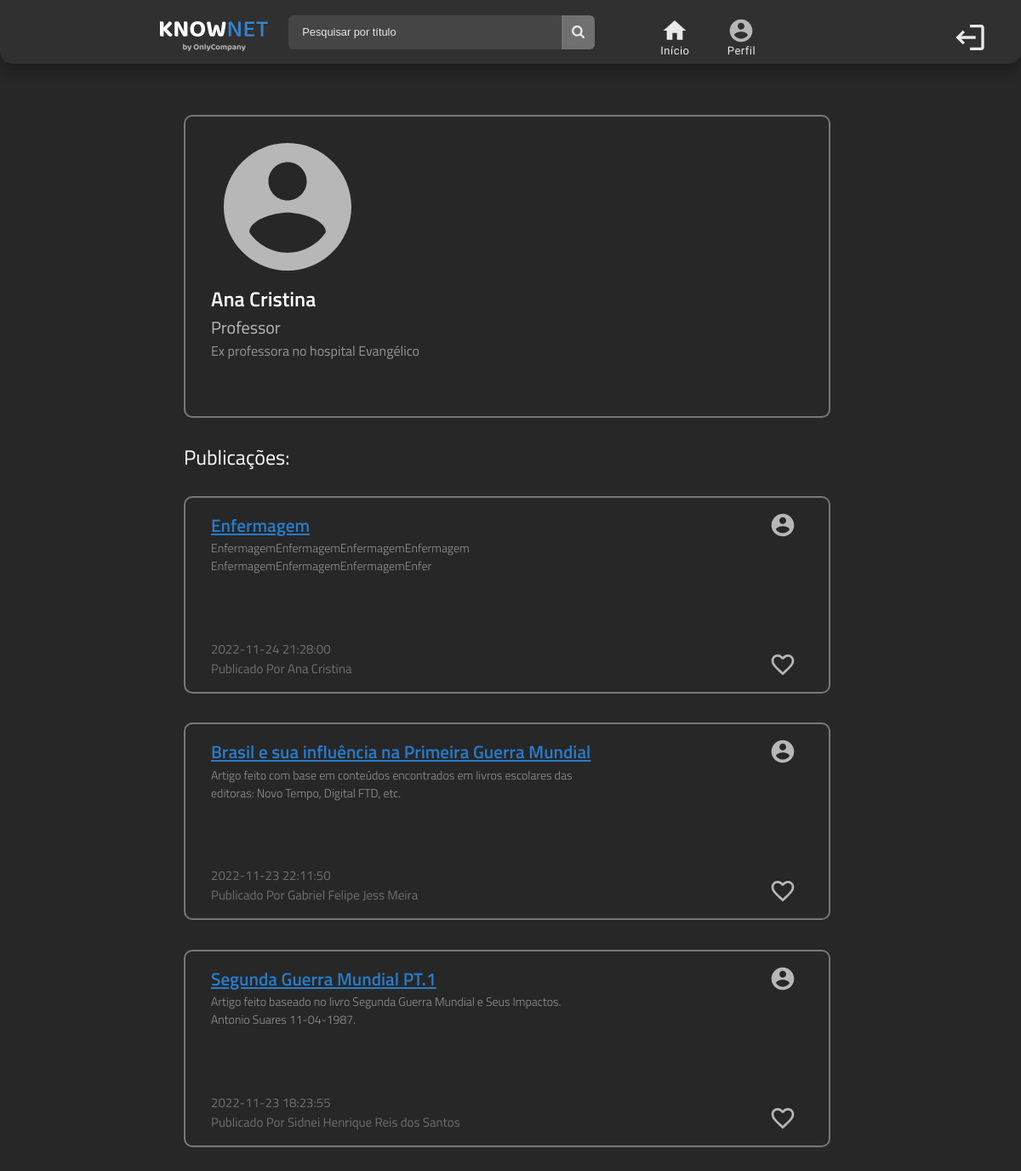
Screenshot of /pages/perfil_users/perfil_user.php?iduser=13 (signed in) with the database file from the repository.
### tables this page shows
CREATE TABLE `users` (
  `id` int(11) NOT NULL,
  `nome` varchar(50) NOT NULL,
  `email` varchar(100) NOT NULL,
  `senha` varchar(20) NOT NULL,
  `data_nascimento` date NOT NULL,
  `tipo_user` int(1) NOT NULL,
  `biografia` varchar(255) DEFAULT NULL
);

CREATE TABLE `publicacoes` (
  `id` int(11) NOT NULL,
  `titulo` varchar(100) NOT NULL,
  `descricao` varchar(255) NOT NULL,
  `resumo` longtext NOT NULL,
  `artigo` longtext NOT NULL,
  `conteudo` int(11) NOT NULL,
  `usuario` int(11) NOT NULL,
  `datahora_publicacao` datetime NOT NULL
);

### pages/perfil_users/perfil_user.php (the view, shortened to what this page needs)
<?php
    include('../../database/conexao.php');
    if(isset($_GET['iduser'])){
        $id_perfil = $_GET['iduser'];
        $sql = "SELECT * FROM users WHERE id = $id_perfil";
        $result = $mysqli->query($sql);
        } else{?>
        <?php
    }
?>
<html>
    <head>
    </head>
    <body>
        <?php include('../templates/header.php')?>
        <?php
            while($usuario = mysqli_fetch_assoc($result)){
                $usuario_nome = $usuario['nome'];
                $usuario_bio = $usuario['biografia'];
                switch ($usuario['tipo_user']) {
                    case 2:
                        $tp_user = "Professor";
                        break;
                }
            }
        ?>
        <div class = "container-perfil">
            <div class = "perfil-box">
                <div class = "header-perfil">
                    <img src = "../../assets/Perfil.svg" alt = "Foto de perfil" >
                </div>
                <div class = "usuarioInformations">
                    <?php
                    echo "<h1> $usuario_nome </h1>";
                    echo "<h2> $tp_user </h2>";
                    echo "<p> $usuario_bio </p>";
                    ?>
                </div>
            </div>
            <?php
            echo "<h2>Publicações: </h2>";
            if ($resultPublicacoes->num_rows > 0){
                while($publicacoes_data = mysqli_fetch_assoc($resultPublicacoes)){
                    $id_usuario = $publicacoes_data['usuario'];
                    $sqluser = "SELECT nome FROM users WHERE id = $id_usuario";
                    $resultuser = $mysqli->query($sqluser);
                    $row_user = mysqli_fetch_assoc($resultuser);
                    $nome_user = $row_user['nome'];
                    $id_publicacao = $publicacoes_data['id'];
                    $titulo = $publicacoes_data['titulo'];
                    $descricao = $publicacoes_data['descricao'];
                    $datahora_publicacao = $publicacoes_data['datahora_publicacao'];
                    if($id_usuario <> $_SESSION['id']){
                        echo "
                            <div class = 'publicacao' style = 'width: 100%;'>
                                <div class = 'section-left-publi'>
                                    <a href='../publicacao_expandida/publicacao_expandida.php?id=$id_publicacao'><h1> $titulo </h1></a>
                                    <p> $descricao </p>
                                    <h2> $datahora_publicacao </h2>
                                    <h2> Publicado Por $nome_user </h2>
                                </div>
                                <div class = 'section-right-publi'>
                                    <a href = '../perfil_users/perfil_user.php?iduser=$id_usuario''> <img src = '../../assets/Perfil.svg' alt = 'perfil-image'> </a>
                                    <a onClick = 'return changeLike($id_publicacao);' > <img src = '../../assets/Like.svg' alt = 'like-button' id = 'like-$id_publicacao'> </a>
                                </div>
                            </div>
                        ";
                    }
                }
            }else{
            ?>
                <h4 class="white font">Este perfil ainda não publicou conteúdos!</h4>
            <?php
            }
        ?>
        </div>
    </body>
</html>

### styles/styles.php (style rules this page uses)
:root { --black: #272727; --white: #FFFFFF; --grey: #787878; --light_grey: #BABABA; --p_grey: #969696; --strong_grey: #707070; --blue: #287BCA; --strong_blue: #04396A; }
a { text-decoration: none; }
* { margin: 0; padding: 0; }
body { width: 100%; background-color: var(--black); }
.container-perfil { display: flex; flex-direction: column; margin: 5% 24% 0 18%; }
.container-perfil > h2 { align-self: flex-start; color: var(--white); font-family: 'Titillium Web', sans-serif; font-weight: 400; margin: 4% 0; }
.perfil-box { display: flex; flex-direction: column; width: 100%; height: 320px; border: 2px solid var(--grey); border-radius: 10px; padding: 16px 30px; }
.perfil-box h1 { font-family: 'Titillium Web', sans-serif; font-weight: 600; font-size: 24px; width: 75%; color: var(--white); }
.perfil-box h2 { font-family: 'Titillium Web', sans-serif; font-weight: 400; font-size: 20px; width: 75%; color: var(--light_grey); }
.perfil-box p { width: 75%; font-family: 'Titillium Web', sans-serif; font-weight: 400; font-size: 16px; color: var(--p_grey); }
.header-perfil { display: flex; justify-content: space-between; align-items: center; }
.header-perfil > img { width: 180px; }
.publicacao { display: flex; justify-content: space-between; width: 75%; height: 196px; border: 2px solid var(--grey); border-radius: 10px; padding: 16px 30px; margin-bottom: 5%; }
.publicacao h1 { font-family: 'Titillium Web', sans-serif; font-weight: 600; color: var(--blue); font-size: 21px; text-decoration: underline; overflow: hidden; text-overflow: ellipsis; }
.publicacao p { font-family: 'Titillium Web', sans-serif; font-weight: 300; width: 85%; height: 60%; color: var(--p_grey); font-size: 14px; }
.publicacao h2 { font-family: 'Titillium Web', sans-serif; font-weight: 400; color: var(--strong_grey); font-size: 15px; }
.section-left-publi { width: 75%; }
.section-right-publi { width: 25%; }
.section-left-publi , .section-right-publi { display: flex; flex-direction: column; justify-content: space-between; }
.section-right-publi { align-items: flex-end; }
.section-right-publi a img { width: 32px; margin: 0 8px; }

### styles/header.php (style rules this page uses)
* { margin: 0; padding: 0; }

### rows the page displays
users: nome "Ana Cristina", tipo_user "Professor", biografia "Ex professora no hospital Evangélico"
publicacoes: titulo "Enfermagem", descricao "EnfermagemEnfermagemEnfermagemEnfermagem EnfermagemEnfermagemEnfermagemEnfer", datahora_publicacao "2022-11-24 21:28:00", usuario.nome "Ana Cristina"
publicacoes: titulo "Brasil e sua influência na Primeira Guerra Mundial", descricao "Artigo feito com base em conteúdos encontrados em livros escolares das editoras: Novo Tempo, Digital FTD, etc.", datahora_publicacao "2022-11-23 22:11:50", usuario.nome "Gabriel Felipe Jess Meira"
publicacoes: titulo "Segunda Guerra Mundial PT.1", descricao "Artigo feito baseado no livro Segunda Guerra Mundial e Seus Impactos. Antonio Suares 11-04-1987.", datahora_publicacao "2022-11-23 18:23:55", usuario.nome "Sidnei Henrique Reis dos Santos"
